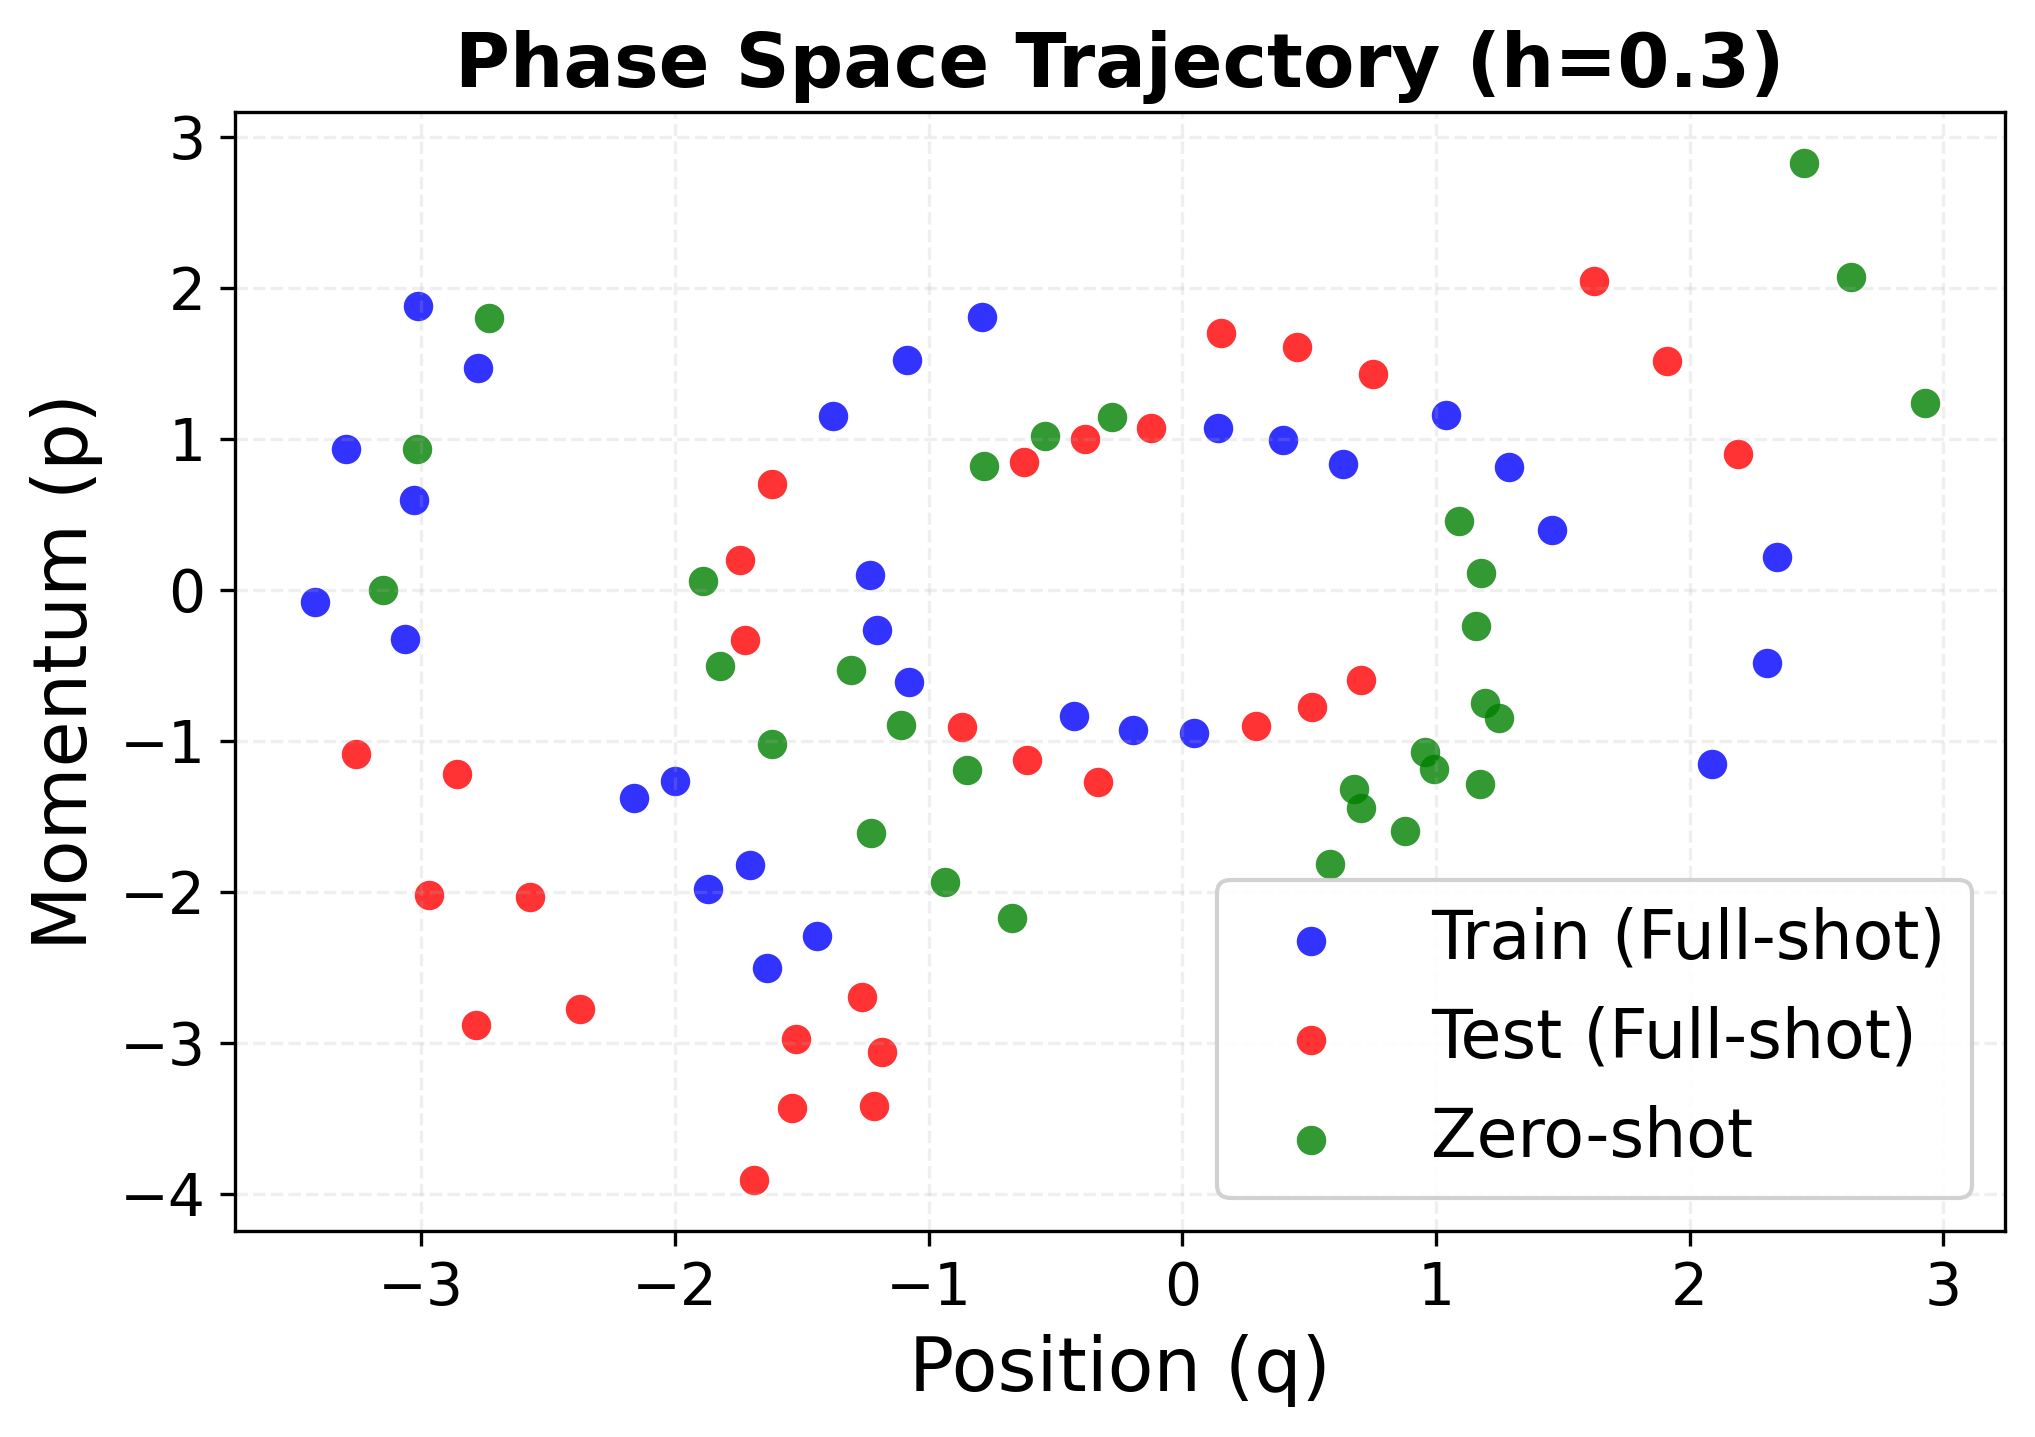

Write the Python code that produced this figure.
import numpy as np
import torch
import sys
import os
import matplotlib.pyplot as plt

figs_dir = os.path.dirname(os.path.abspath(__file__))
project_root = os.path.dirname(figs_dir)
sympnets_dir = os.path.join(project_root, 'sympnets')
sys.path.insert(0, sympnets_dir)

import learner as ln
from learner.integrator.hamiltonian import SV

os.environ["KMP_DUPLICATE_LIB_OK"] = "TRUE"

# Style consistency with project reference files
plt.rcParams.update({
    'figure.dpi': 150,
    'savefig.dpi': 300,
    'axes.facecolor': 'white',
    'figure.facecolor': 'white',
    'font.size': 14
})


class Config:
    """Configuration parameters for training data visualization."""
    def __init__(self):
        # Random seed for reproducibility
        self.random_seed = 42
        
        # Number of initial conditions
        self.num_train_test_ics = 10   # ICs for full-shot (train + test)
        self.num_zero_shot_ics = 10    # ICs for zero-shot (test only, unseen during training)
        
        # Training configuration
        self.h = 0.3  # Single step size
        self.add_h_feature = True  # Add h as feature to network input


class FlexiblePDData(ln.Data):
    """Data class supporting multiple initial conditions for full-shot evaluation."""
    def __init__(self, x0_list, h, train_num, test_num, add_h=True):
        """Initialize with a list of initial conditions.
        
        Args:
            x0_list: List of initial condition arrays, each shape (2,)
            h: Step size
            train_num: Number of steps per trajectory for training
            test_num: Number of steps per trajectory for testing
            add_h: Whether to add h as feature
        """
        super(FlexiblePDData, self).__init__()
        # ground truth Hamiltonian: H = 0.5 * p^2 - cos(q)
        self.H = lambda p, q: 0.5 * p**2 - np.cos(q)
        self.x0_list = x0_list
        self.h = h
        self.train_num = train_num
        self.test_num = test_num
        self.add_h = add_h
        self.__init_data()
        
    @property
    def dim(self):
        return 2
    
    # generate the ground-truth data using a 6th-order symplectic integrator (SV6)
    def __generate_flow(self, x0, h, num):
        true_solver = SV(None, lambda p, q: (p, np.sin(q)), iterations=1, order=6, N=100)
        X = true_solver.flow(torch.tensor(x0, dtype=torch.double), h, num).numpy()
        
        x, y = X[:-1], X[1:]
        if self.add_h:
            x = [x, self.h * np.ones([x.shape[0], 1])]
        return x, y
    
    def __init_data(self):
        """Concatenate data from all initial conditions."""
        # Scale the trajectory length for each IC
        steps_per_ic_train = max(1, int(self.train_num / len(self.x0_list)))
        steps_per_ic_test = max(1, int(self.test_num / len(self.x0_list)))
        
        X_trains = []
        y_trains = []
        X_tests = []
        y_tests = []
        
        for x0 in self.x0_list:
            X_train, y_train = self.__generate_flow(x0, self.h, steps_per_ic_train)
            if isinstance(X_train, list):
                X_trains.append(X_train[0])
            else:
                X_trains.append(X_train)
            y_trains.append(y_train)
            
            # For test, start from the last point of training trajectory
            last_point = y_train[-1]
            X_test, y_test = self.__generate_flow(last_point, self.h, steps_per_ic_test)
            if isinstance(X_test, list):
                X_tests.append(X_test[0])
            else:
                X_tests.append(X_test)
            y_tests.append(y_test)
        
        # Concatenate all data
        X_train_data = np.vstack(X_trains)
        y_train_data = np.vstack(y_trains)
        X_test_data = np.vstack(X_tests)
        y_test_data = np.vstack(y_tests)
        
        # Add h feature if needed
        if self.add_h:
            h_feature_train = self.h * np.ones([X_train_data.shape[0], 1])
            h_feature_test = self.h * np.ones([X_test_data.shape[0], 1])
            self.X_train = [X_train_data, h_feature_train]
            self.X_test = [X_test_data, h_feature_test]
        else:
            self.X_train = X_train_data
            self.X_test = X_test_data
        
        self.y_train = y_train_data
        self.y_test = y_test_data


def visualize_training_data():
    """Visualize training, test, and zero-shot data for phase space and time series."""
    config = Config()
    
    # Generate initial conditions with fixed random seed
    np.random.seed(config.random_seed)
    num_total_ics = config.num_train_test_ics + config.num_zero_shot_ics
    
    # Generate random initial conditions
    # Each IC is [q, p] with q in [-π, π] and p in [-2, 2]
    x0_list_full = []
    for i in range(num_total_ics):
        q0 = np.random.uniform(-np.pi, np.pi)
        p0 = np.random.uniform(-2.0, 2.0)
        x0_list_full.append(np.array([q0, p0]))
    
    # Split into full-shot and zero-shot
    x0_list_fullshot = x0_list_full[:config.num_train_test_ics]
    x0_list_zeroshot = x0_list_full[config.num_train_test_ics:]
    
    print(f"Generated {len(x0_list_fullshot)} full-shot ICs and {len(x0_list_zeroshot)} zero-shot ICs")
    
    # ============= Phase Space Plot =============
    h = config.h
    current_train_num = int(max(10.0 / h, 1))
    current_test_num = int(max(10.0 / h, 1))
    
    # Full-shot data (train + test)
    data_fullshot = FlexiblePDData(x0_list_fullshot, h, current_train_num, current_test_num, 
                                  add_h=config.add_h_feature)
    
    # Zero-shot data (unseen ICs)
    data_zeroshot = FlexiblePDData(x0_list_zeroshot, h, current_train_num, current_test_num,
                                  add_h=config.add_h_feature)
    
    # Get data
    X_train = data_fullshot.X_train[0] if isinstance(data_fullshot.X_train, list) else data_fullshot.X_train
    X_test = data_fullshot.X_test[0] if isinstance(data_fullshot.X_test, list) else data_fullshot.X_test
    X_zeroshot = data_zeroshot.X_train[0] if isinstance(data_zeroshot.X_train, list) else data_zeroshot.X_train
    
    # Plot the phase space trajectory
    fig, ax = plt.subplots(figsize=(7, 5))
    ax.scatter(X_train[:, 0], X_train[:, 1], c='blue', s=50, alpha=0.8, label='Train (Full-shot)', linewidth=0)
    ax.scatter(X_test[:, 0], X_test[:, 1], c='red', s=50, alpha=0.8, label='Test (Full-shot)', linewidth=0)
    ax.scatter(X_zeroshot[:, 0], X_zeroshot[:, 1], c='green', s=50, alpha=0.8, label='Zero-shot', linewidth=0)
    
    ax.set_xlabel('Position (q)', fontsize=18)
    ax.set_ylabel('Momentum (p)', fontsize=18)
    ax.set_title(f'Phase Space Trajectory (h={h})', fontsize=18, fontweight='bold')
    ax.grid(True, alpha=0.2, linestyle='--')
    ax.legend(fontsize=16, frameon=True, framealpha=0.9)
    
    plt.tight_layout()
    plt.savefig('data_phase_space.png', bbox_inches='tight')
    print("Phase space plot saved to data_phase_space.png")
    plt.close()
    
    # ============= Time Series Plot =============
    fig, ax = plt.subplots(figsize=(10, 6))
    
    # Generate time arrays for each data segment
    time_train = np.arange(len(X_train)) * h
    time_test = (np.arange(len(X_test)) + len(X_train)) * h
    time_zeroshot = (np.arange(len(X_zeroshot)) + len(X_train) + len(X_test)) * h
    
    ax.plot(time_train, X_train[:, 0], 'o-', color='royalblue', label='Train (Full-shot)', linewidth=2, markersize=5)
    ax.plot(time_test, X_test[:, 0], '^-', color='darkorange', label='Test (Full-shot)', linewidth=2, markersize=5)
    ax.plot(time_zeroshot, X_zeroshot[:, 0], 's-', color='crimson', label='Zero-shot', linewidth=2, markersize=5)
    
    ax.set_xlabel('Time', fontsize=18)
    ax.set_ylabel('Position (q)', fontsize=18)
    ax.set_title(f'Time Series of Position (h={h})', fontsize=18, fontweight='bold')
    ax.grid(True, alpha=0.2, linestyle='--')
    ax.legend(fontsize=14, frameon=True, framealpha=0.9)
    
    plt.tight_layout()
    plt.savefig('data_time_series.png', bbox_inches='tight')
    print("Time series plot saved to data_time_series.png")
    plt.close()


if __name__ == '__main__':
    visualize_training_data()
